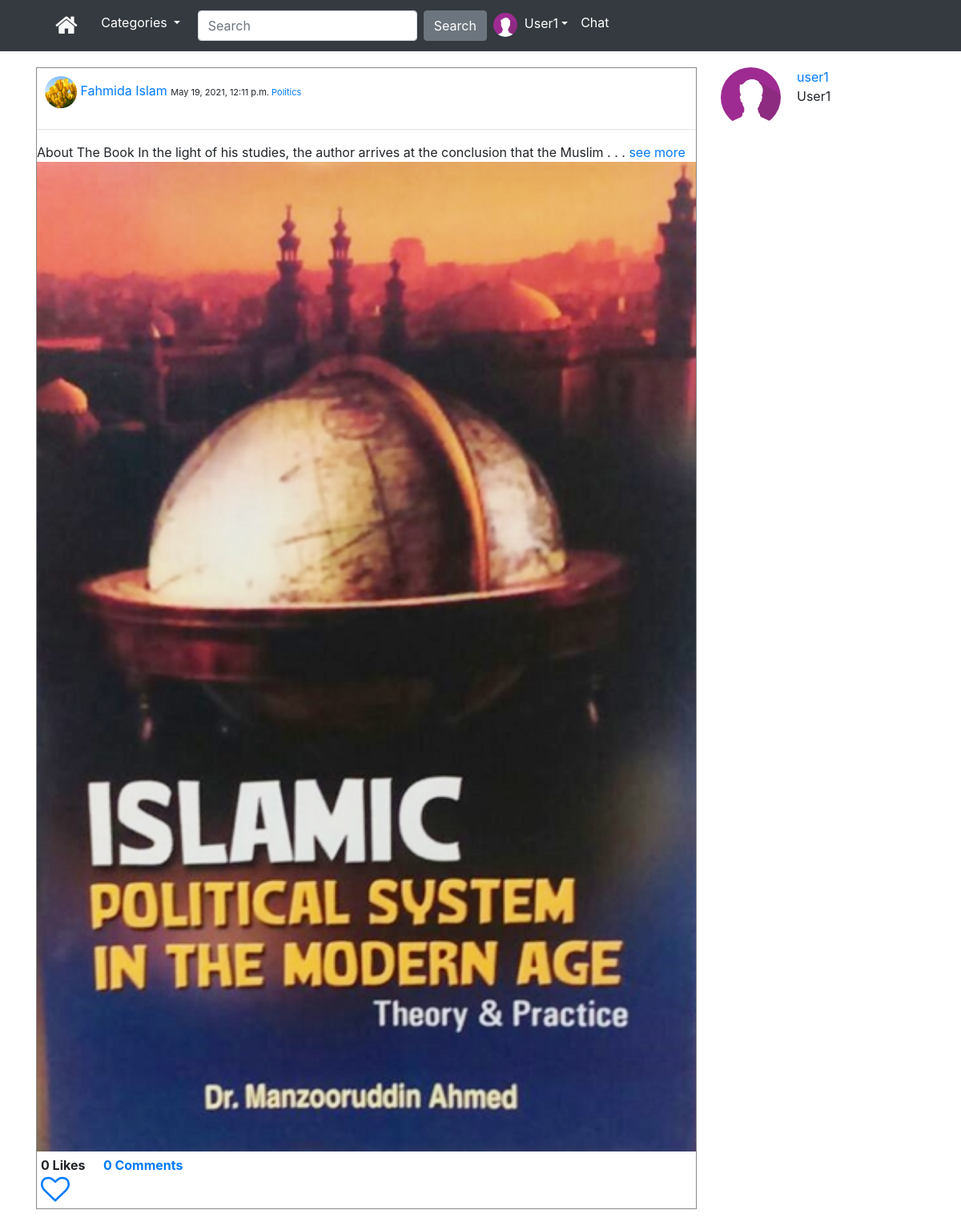
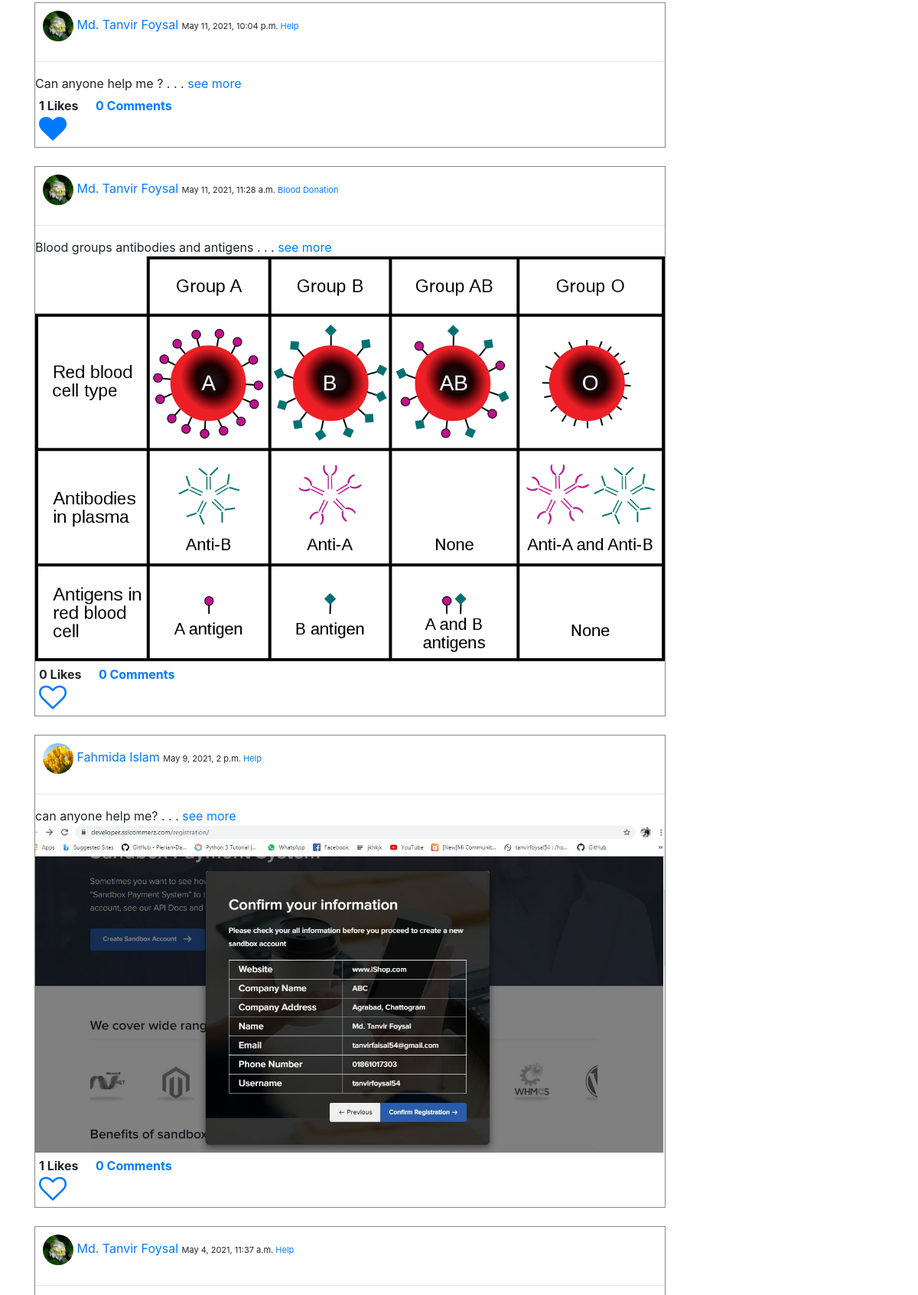
The page /content/ (signed in, upper part) on the database its author committed (2 pictures, top to bottom).
### App_Content/models.py (models this page shows)
class Content(models.Model):
    author = models.ForeignKey(User, on_delete=models.CASCADE, related_name='post_author')
    category = models.ForeignKey(Category, on_delete=models.CASCADE, related_name='category')
    caption_content = models.TextField(null=True, blank=True, verbose_name="What is on your mind?")
    image = models.ImageField(null=True, blank=True,
                              upload_to='content_images', verbose_name="Image")
    publish_date = models.DateTimeField(auto_now_add=True)
    update_date = models.DateTimeField(auto_now=True)
    class Meta:
        ordering = ['-publish_date', ]

class Category(models.Model):
    title = models.CharField(max_length=30)
    created = models.DateTimeField(auto_now_add=True)
    def __str__(self):
        return self.title
    class Meta:
        verbose_name_plural = "Categories"

### App_Login/models.py (models this page shows)
class UserProfile(models.Model):
    user = models.OneToOneField(User, related_name='user_profile', on_delete=models.CASCADE)
    description = models.TextField(blank=True)
    profile_pic = models.ImageField(upload_to='profile_pics', blank=True)
    dob = models.DateField(blank=True, null=True)
    website = models.URLField(blank=True)

### App_Content/views.py (the view)
# urls.py: path('', views.content_list, name='content_list'),
@login_required
def content_list(request):
    following_list = Follow.objects.filter(follower=request.user)
    contents = Content.objects.filter(author__in=following_list.values_list('following'))
    liked_content = Likes.objects.filter(user=request.user)
    liked_content_list = liked_content.values_list('content', flat=True)
    if request.method == 'GET':
        search = request.GET.get('search', '')
        result = User.objects.filter(username__icontains=search)
    return render(request, 'App_Content/content_list.html', context={'search': search, 'result': result, 'contents': contents, 'liked_content_list': liked_content_list})

### App_Content/context_processors.py (called while the page is built)
def extras(request):
    cat_menu_list = Category.objects.all()
    return {'cat_menu_list': cat_menu_list}

### App_Content/templatetags/custom_filters.py (called while the page is built)
def range_filter(value):
    return value[0:100] + " . . .  "

### templates/App_Content/content_list.html (shortened to what this page needs)
{% extends 'base.html' %}
{% load custom_filters %}
{% block body_block %}
{% if search %}
{% for user in result %}
<div class="row">
  <div class="col-sm-2">
    {% if user.user_profile %}
    <img src="/media/{{user.user_profile.profile_pic}}" height="100px" width="100px">
    <br><br>
    {% else %}
    <img src="/media/profile_pics/default_pic.PNG" height="100px" width="100px">
    <br><br>
    {% endif %}
  </div>
  <div class="col-sm-10">
    <a href="{% url 'App_Login:user' username=user.username %}">{{user.username}}</a>
    <br>
    {{ user.first_name }} {{ user.last_name }}
  </div>
</div>
<br>
{% endfor %}
{% else %}
<div class="row">
  <div class="col-sm-9">
    {% for content in contents %}
    <div style="border: 1px solid #888888;">
      <div style="padding:10px">
        {% if content.author.user_profile.profile_pic %}
        <img src="/media/{{content.author.user_profile.profile_pic}}" width="40px" height="40px" class="rounded-circle">
        {% else %}
        <img src="/media/default_pic.PNG" width="40px" height="40px" class="rounded-circle">
        {% endif %}
        <a href="{% url 'App_Login:user' username=content.author %}">{{content.author.first_name}} {{content.author.last_name}}</a>
        <small style="font-size:11px; text-align:right;">
          {{content.publish_date}} <a href="{% url 'App_Content:category' cats=content.category|slugify %}">{{content.category}}</a>
        </small>
      </div>
      <hr>
      {% if content.caption_content %}
      {{content.caption_content|range_filter}}<a href="{% url 'App_Content:content_details' pk=content.pk %}">see more</a>
      {% endif %}
      {% if content.image %}
      <img src="/media/{{content.image}}" width="100%">
      {% endif %}
      <div style="padding:5px">
        <b>{{ content.liked_content.count }} Likes</b> &nbsp;&nbsp;&nbsp; <b><a href="{% url 'App_Content:content_details' pk=content.pk %}">{{ content.content_comment.count }}&nbsp;Comments</b></a><br>
        {% if content.pk in liked_content_list %}
        <a href="{% url 'App_Content:unliked' pk=content.pk %}"><i class="fa fa-heart" style="font-size:36px"></i></a>
        {% else %}
        <a href="{% url 'App_Content:liked' pk=content.pk %}"><i class="fa fa-heart-o" style="font-size:36px"></i></a>
        {% endif %}
      </div>
    </div>
    <br>
    {% endfor %}
  </div>
  <div class="col-sm-3">
    <div class="row">
      <div class="col-sm-4">
        {% if user.user_profile.profile_pic %}
        <img src="/media/{{user.user_profile.profile_pic}}" width="75px" height="75px" class="rounded-circle">
        {% else %}
        <img src="/media/default_pic.png" width="75px" height="75px" class="rounded-circle">
        {% endif %}
      </div>
      <div class="col-sm-8">
        <a href="{% url 'App_Login:profile' %}">{{user.username}}</a>
        <br>
        {{user.first_name}} {{user.last_name}}
      </div>
    </div>
  </div>
</div>
{% endif %}
{% endblock %}

### templates/base.html (shortened to what this page needs)
<!DOCTYPE html>
<html lang="en" dir="ltr">
<head>
  <link rel="stylesheet" href="https://maxcdn.bootstrapcdn.com/bootstrap/4.5.2/css/bootstrap.min.css">
  <link rel="stylesheet" href="https://cdnjs.cloudflare.com/ajax/libs/font-awesome/4.7.0/css/font-awesome.min.css">
</head>
<body>
  <nav class="navbar navbar-expand-sm bg-dark navbar-dark">
    <ul class="navbar-nav">&nbsp; &nbsp;&nbsp; &nbsp; &nbsp; &nbsp;
      {% if user.is_authenticated %}
      <li class="nav-item active">
        <a class="nav-link" href="{% url 'index' %}"><i class="fa fa-home" style="font-size:30px;color:#F8F9F9"></i></a>
      </li>
      <li class="nav-item dropdown active">
        <a class="nav-link dropdown-toggle" href="{% url 'App_Content:category_list' %}" id="navbardrop" data-toggle="dropdown">
          Categories
        </a>
      </li>
      <form class="form-inline" method="GET">
        <input class="form-control mr-sm-2" type="text" name="search" placeholder="Search">
        <button class="btn btn-secondary" type="submit">Search</button>
      </form>
      <div class="nav-item dropdown active ">
        {% if user.user_profile.profile_pic %}
        <a class="nav-link dropdown-toggle" data-toggle="dropdown" href="{% url 'App_Login:profile' %}"><img src="/media/{{user.user_profile.profile_pic}}" width="30px" height="30px" class="rounded-circle">&nbsp; {{user.first_name}}</a>
        {% else %}
        <a class="nav-link dropdown-toggle" data-toggle="dropdown" href="{% url 'App_Login:profile' %}"><img src="/media/default_pic.PNG" width="30px" height="30px" class="rounded-circle">&nbsp; {{user.first_name}}</a>
        {% endif %}
      </div>
      <li class="nav-item active">
        <a class="nav-link" href="#">Chat</a>
      </li>
      {% endif %}
    </ul>
  </nav>
  <div class="container" style="padding-top:20px">
    {% block body_block %}
    {% endblock %}
</body>
</html>

### rows shown on the page
Content: author.user_profile.profile_pic (picture), author.first_name "Fahmida", author.last_name "Islam", publish_date "May 19, 2021, 12:11 p.m.", category "Politics", caption_content|range_filter "About The Book In the light of his studies, the author arrives at the conclusion that the Muslim . . .", image (picture), liked_content.count "0", content_comment.count "0"
Content: author.user_profile.profile_pic (picture), author.first_name "Md. Tanvir", author.last_name "Foysal", publish_date "May 11, 2021, 10:04 p.m.", category "Help", caption_content|range_filter "Can anyone help me ? . . .", liked_content.count "1", content_comment.count "0"
Content: author.user_profile.profile_pic (picture), author.first_name "Md. Tanvir", author.last_name "Foysal", publish_date "May 11, 2021, 11:28 a.m.", category "Blood Donation", caption_content|range_filter "Blood groups antibodies and antigens . . .", image (picture), liked_content.count "0", content_comment.count "0"
Content: author.user_profile.profile_pic (picture), author.first_name "Fahmida", author.last_name "Islam", publish_date "May 9, 2021, 2 p.m.", category "Help", caption_content|range_filter "can anyone help me? . . .", image (picture), liked_content.count "1", content_comment.count "0"
Content: author.user_profile.profile_pic (picture), author.first_name "Md. Tanvir", author.last_name "Foysal", publish_date "May 4, 2021, 11:37 a.m.", category "Help"

### other values the page prints
{{ user.first_name }} "User1"
{{ user.username }} "user1"
